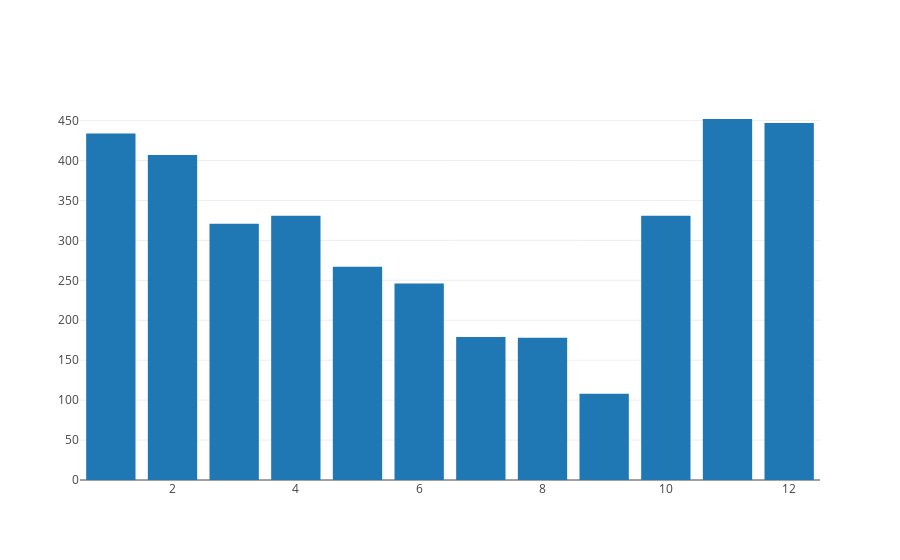

Notebook code for this chart:
### Markdown cell above
The bar chart can now be produced as follows.

### Code cell
trace = plotly.graph_objs.Bar(x=x, y=y)
date_data = [trace]
plotly.offline.iplot(date_data)

### Figure 1 — Plotly figure (JSON) as saved in the notebook; plotly's stock layout.template omitted (floating-point values rounded to 4 significant figures)
{"data": [{"type": "bar", "uid": "eb3c1c", "x": ["11", "12", "01", "02", "10", "04", "03", "05", "06", "07", "08", "09"], "y": [452, 447, 434, 407, 331, 331, 321, 267, 246, 179, 178, 108]}], "layout": {"autosize": true, "xaxis": {"autorange": true, "range": [0.5, 12.5], "type": "linear"}, "yaxis": {"autorange": true, "range": [0, 475.8], "type": "linear"}}}
